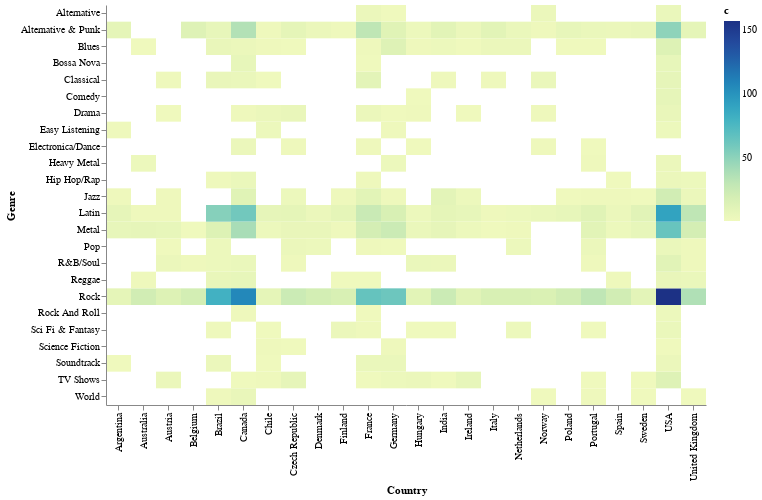

This figure's notebook cell:
### Markdown cell above
#### heatmap
Another example using heatmap to show which genre is most popular in each country.

### Code cell
%VEGA-LITE rect_category_heatmap.vl.json 
select i.BillingCountry as Country, g.name as Genre, count(1) as c
from invoice i 
    inner join InvoiceLine il on i.InvoiceId=il.InvoiceId 
    inner join track t on t.TrackId=il.TrackId 
    inner join genre g on g.GenreId=t.GenreId
group by 1,2

### Figure 1 — Vega-Lite specification as saved in the notebook (floating-point values rounded to 4 significant figures; data arrays with more than 128 entries replaced by an {"elided": "..."} marker saying what was removed)
{"$schema": "https://vega.github.io/schema/vega-lite/v4.json", "config": {"view": {"stroke": "transparent"}}, "data": {"values": {"elided": "238 records"}}, "encoding": {"color": {"field": "c", "type": "quantitative"}, "x": {"field": "Country", "type": "nominal"}, "y": {"field": "Genre", "type": "nominal"}}, "height": 400, "mark": "rect", "width": 600}
